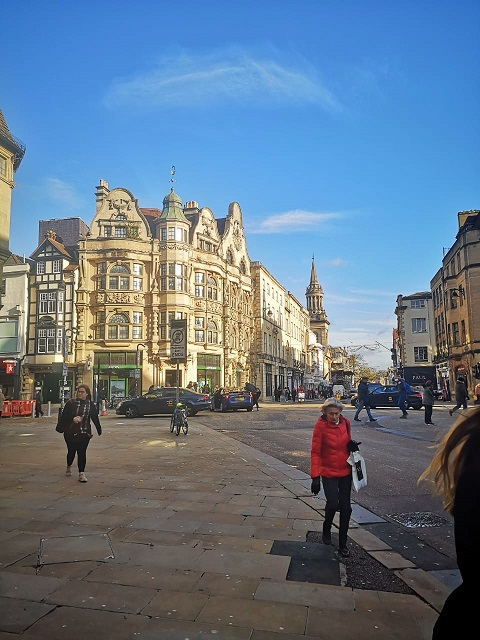
#> input picture images/oxford.jpg, 480 x 640 px
$ jupyter execute '7. Blurring and Sharpening Images.ipynb'
#> lines starting #> are read from the running program, lines starting #| are printed output that depends on the picture
## Convolutions and Blurring

[cell 1]
import cv2
import numpy as np

image = cv2.imread('images/oxford.jpg')
#> image is the input picture: shape (640, 480, 3); mean B, G, R 139.4, 120.9, 101.6
cv2.imshow('Original Image', image)
cv2.waitKey(0)

# Creating our 3 x 3 kernel
kernel_3x3 = np.ones((3, 3), np.float32) / 9

# We use the cv2.fitler2D to conovlve the kernal with an image
blurred = cv2.filter2D(image, -1, kernel_3x3)
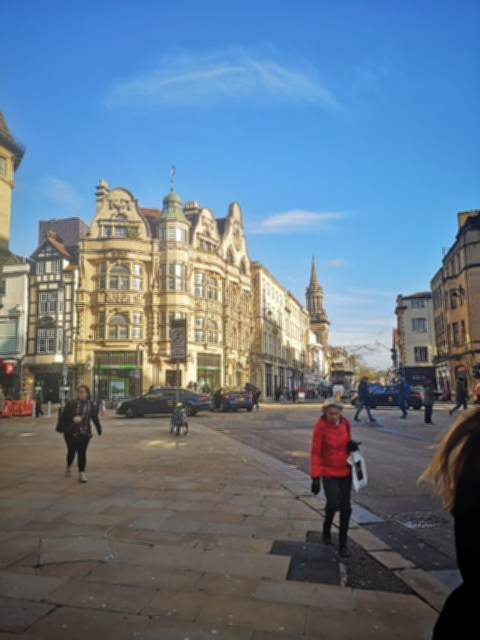
#> blurred: shape (640, 480, 3); mean B, G, R 139.4, 120.9, 101.6
cv2.imshow('3x3 Kernel Blurring', blurred)
cv2.waitKey(0)

# Creating our 7 x 7 kernel
kernel_7x7 = np.ones((7, 7), np.float32) / 49

blurred2 = cv2.filter2D(image, -1, kernel_7x7)
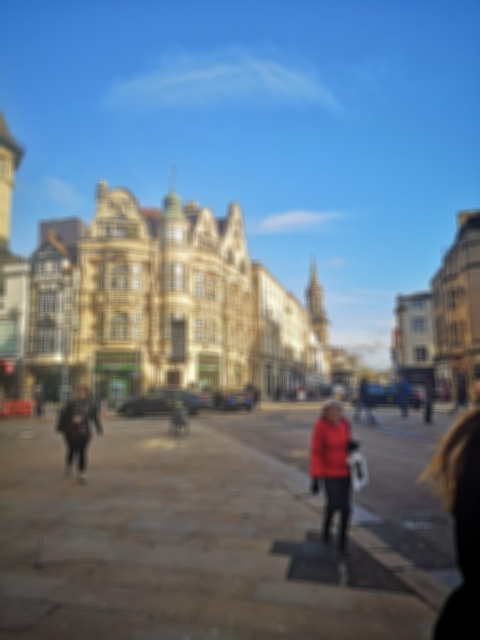
#> blurred2: shape (640, 480, 3); mean B, G, R 139.4, 120.9, 101.6
cv2.imshow('7x7 Kernel Blurring', blurred2)
cv2.waitKey(0)

cv2.destroyAllWindows()

### Other commonly used blurring methods in OpenCV
- Gaussian Blurring
- Median Blurring
- Bilateral Blurring

[cell 2]
import cv2
import numpy as np

image = cv2.imread('images/oxford.jpg')

# Averaging done by convolving the image with a normalized box filter.
# This takes the pixels under the box and replaces the central element
# Box size needs to odd and positive
blur = cv2.blur(image, (3,3))
cv2.imshow('Averaging', blur)
cv2.waitKey(0)

# Instead of box filter, gaussian kernel
Gaussian = cv2.GaussianBlur(image, (3,3), 0)
cv2.imshow('Gaussian Blurring', Gaussian)
cv2.waitKey(0)

# Takes median of all the pixels under kernel area and central
# element is replaced with this median value
median = cv2.medianBlur(image, 3)
cv2.imshow('Median Blurring', median)
cv2.waitKey(0)

# Bilateral is very effective in noise removal while keeping edges sharp
bilateral = cv2.bilateralFilter(image, 9, 75, 75)
cv2.imshow('Bilateral Blurring', bilateral)
cv2.waitKey(0)
cv2.destroyAllWindows()

### Bilateral Filter
#### dst = cv.bilateralFilter(src, d, sigmaColor, sigmaSpace[, dst[, borderType]])
- **src**	Source 8-bit or floating-point, 1-channel or 3-channel image.
- **dst**	Destination image of the same size and type as src .
- **d**	Diameter of each pixel neighborhood that is used during filtering. If it is non-positive, it is computed from sigmaSpace.
- **sigmaColor**	Filter sigma in the color space. A larger value of the parameter means that farther colors within the pixel neighborhood (see sigmaSpace) will be mixed together, resulting in larger areas of semi-equal color.
- **sigmaSpace**	Filter sigma in the coordinate space. A larger value of the parameter means that farther pixels will influence each other as long as their colors are close enough (see sigmaColor ). When d>0, it specifies the neighborhood size regardless of sigmaSpace. Otherwise, d is proportional to sigmaSpace.
- **borderType**	border mode used to extrapolate pixels outside of the image

## Image De-noising - Non-Local Means Denoising

**There are 4 variations of Non-Local Means Denoising:**

- cv2.fastNlMeansDenoising() - works with a single grayscale images
- cv2.fastNlMeansDenoisingColored() - works with a color image.
- cv2.fastNlMeansDenoisingMulti() - works with image sequence captured in short period of time (grayscale images)
- cv2.fastNlMeansDenoisingColoredMulti() - same as above, but for color images.

[cell 3]
import numpy as np
import cv2

image = cv2.imread('images/oxford.jpg')

# Parameters, after None are - the filter strength 'h' (5-10 is a good range)
# Next is hForColorComponents, set as same value as h again
#
dst = cv2.fastNlMeansDenoisingColored(image, None, 6, 6, 7, 21)

cv2.imshow('Fast Means Denoising', dst)
cv2.waitKey(0)

cv2.destroyAllWindows()

#### Parameters for fastNlMeansDenoisingColored:

fastNlMeansDenoisingColored(InputArray src, OutputArray dst, float h=3, float hColor=3, int templateWindowSize=7, int searchWindowSize=21 )¶

- **src** – Input 8-bit 3-channel image.
- **dst** – Output image with the same size and type as src .
templateWindowSize – Size in pixels of the template patch that is used to compute weights. Should be odd. Recommended value 7 pixels
- **searchWindowSize** – Size in pixels of the window that is used to compute weighted average for given pixel. Should be odd. Affect performance linearly: greater searchWindowsSize - greater denoising time. Recommended value 21 pixels
- **h** – Parameter regulating filter strength for luminance component. Bigger h value perfectly removes noise but also removes image details, smaller h value preserves details but also preserves some noise
- **hColor** – The same as h but for color components. For most images value equals 10 will be enought to remove colored noise and do not distort colors

# Sharpening

[cell 4]
import cv2
import numpy as np

# Loading our image
image = cv2.imread('images/oxford.jpg')

cv2.imshow('Original', image)

# Create our shapening kernel, remember it must sum to one
kernel_sharpening = np.array([[-1,-1,-1],
                              [-1, 9,-1],
                              [-1,-1,-1]])

# applying the sharpening kernel to the image
sharpened = cv2.filter2D(image, -1, kernel_sharpening)
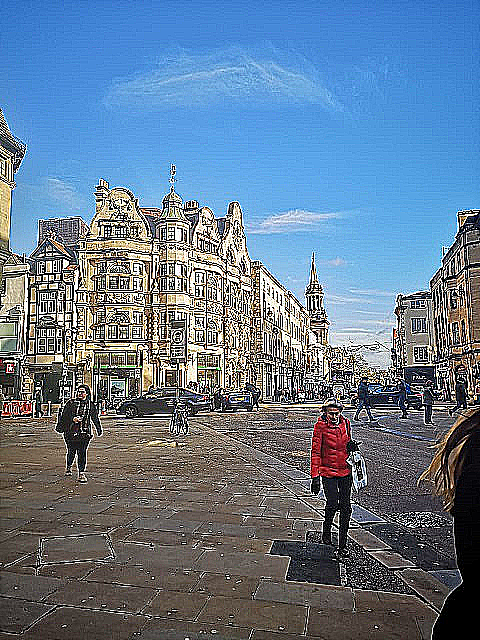
#> sharpened: shape (640, 480, 3); mean B, G, R 144.1, 122.2, 100.9
cv2.imshow('Sharpened Image', sharpened)
cv2.waitKey(0)
cv2.destroyAllWindows()

$ run again, with images/Lion.jpg copied over images/oxford.jpg
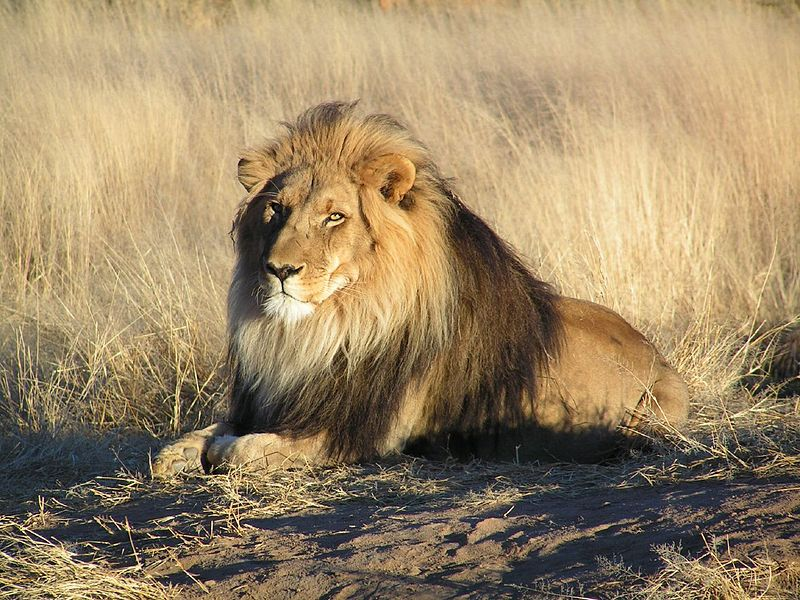
#> input picture images/Lion.jpg, 800 x 600 px
#> image is the input picture: shape (600, 800, 3); mean B, G, R 102.5, 135.3, 156.2
#> `blurred2 = cv2.filter2D(image, -1, kernel_7x7)`:
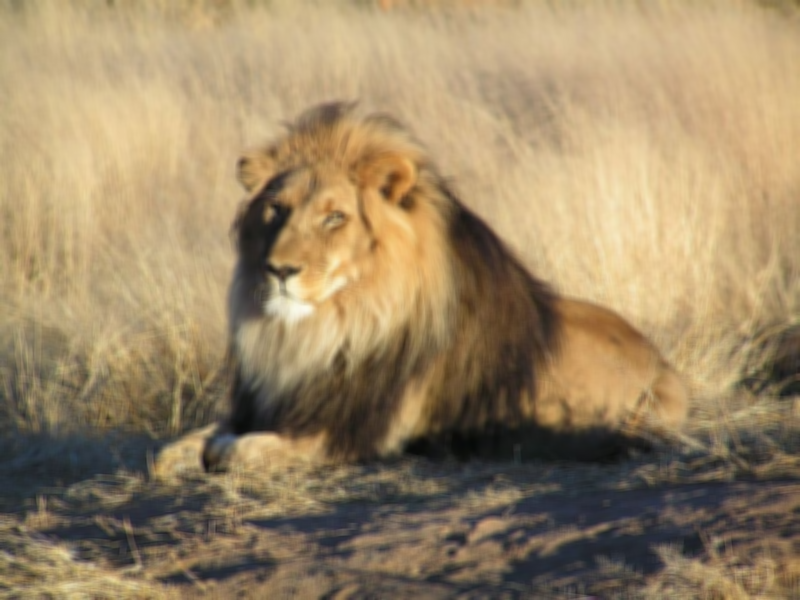
#> blurred2: shape (600, 800, 3); mean B, G, R 102.5, 135.3, 156.2
#> `sharpened = cv2.filter2D(image, -1, kernel_sharpening)`:
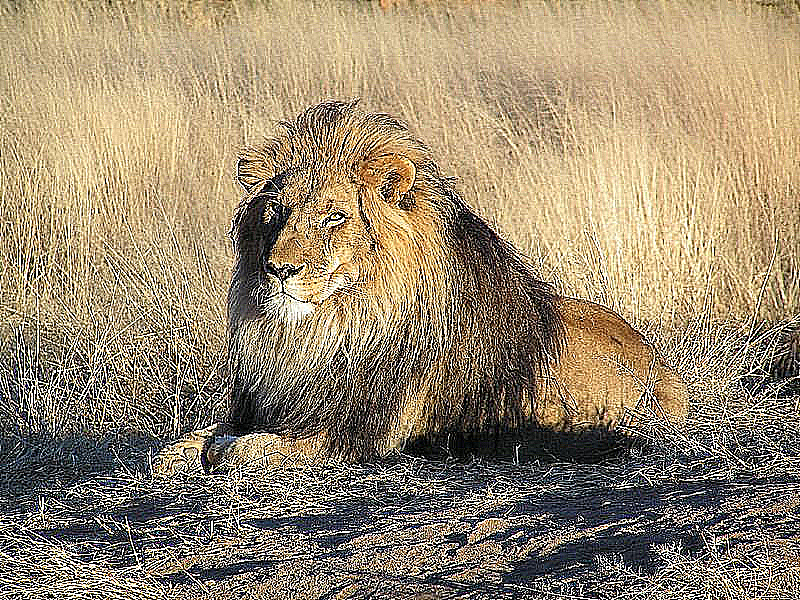
#> sharpened: shape (600, 800, 3); mean B, G, R 113.3, 138.7, 154.1

$ run again, with images/Sunflowers.jpg copied over images/oxford.jpg
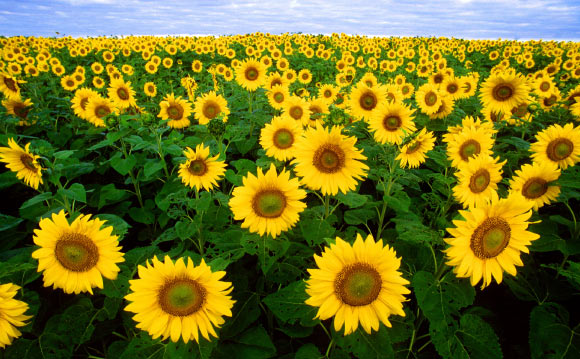
#> input picture images/Sunflowers.jpg, 580 x 359 px
#> image is the input picture: shape (359, 580, 3); mean B, G, R 33.5, 114.1, 115.8
#> `blurred2 = cv2.filter2D(image, -1, kernel_7x7)`:
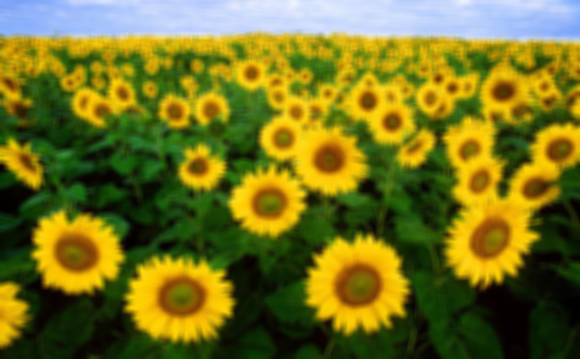
#> blurred2: shape (359, 580, 3); mean B, G, R 33.5, 114.1, 115.8
#> `sharpened = cv2.filter2D(image, -1, kernel_sharpening)`:
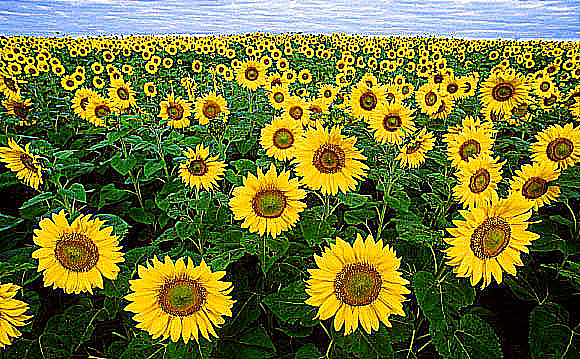
#> sharpened: shape (359, 580, 3); mean B, G, R 51.4, 116.3, 113
